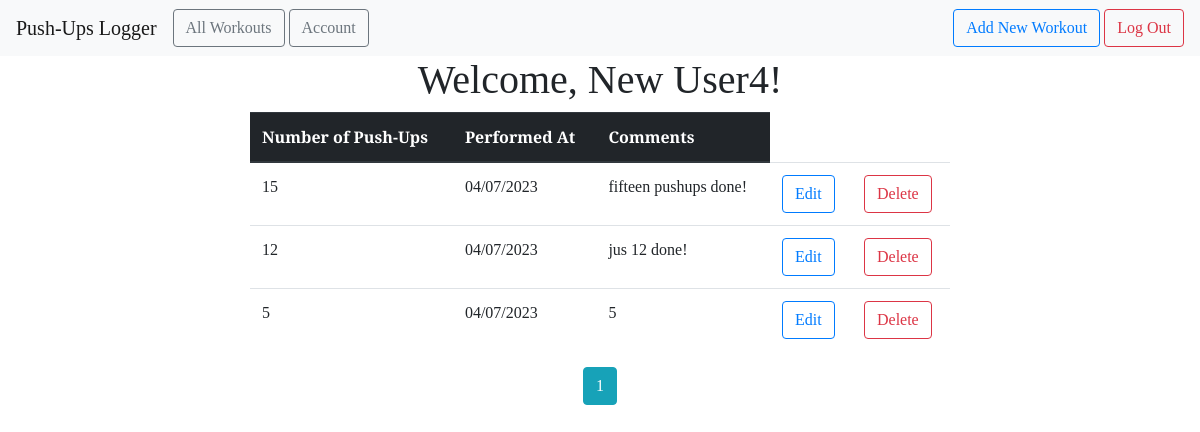
/all (signed in), run on the app's committed database.
### pushups_logger/models.py (models this page shows)
class User(db.Model, UserMixin):
    id = db.Column(db.Integer, primary_key=True)  # primary keys are required by SQLAlchemy
    email = db.Column(db.String(100), unique=True)
    password = db.Column(db.String(100))
    name = db.Column(db.String(1000))
    workouts = db.relationship('Workout', backref='author', lazy=True)

class Workout(db.Model):
    id = db.Column(db.Integer, primary_key=True)
    pushups = db.Column(db.Integer, nullable=False)
    date_posted = db.Column(db.DateTime, nullable=False, default=datetime.utcnow)
    comment = db.Column(db.Text, nullable=False)
    user_id = db.Column(db.Integer, db.ForeignKey('user.id'), nullable=False)

### pushups_logger/main.py (the view)
@main.route('/all')
@login_required
def user_workouts():
    page = request.args.get('page', 1, type=int)
    user = User.query.filter_by(email=current_user.email).first_or_404()
    workouts = Workout.query.filter_by(author=user).paginate(page=page, per_page=3)
    return render_template('all_workouts.html', workouts=workouts, user=user)

### pushups_logger/__init__.py (called while the page is built)
def create_app():
    app = Flask(__name__)
    app.config['SECRET_KEY'] = 'secret-key-goes-here'
    app.config['SQLALCHEMY_DATABASE_URI'] = 'sqlite:///' + os.path.join(os.getcwd(), 'pushups_logger/db.sqlite')
    db.init_app(app)
    login_manager = LoginManager()
    login_manager.login_view = 'auth.login'
    login_manager.init_app(app)
    from .models import User
    @login_manager.user_loader
    def load_user(user_id):
        return User.query.get(int(user_id))
    with app.app_context():
        db.create_all()
    from .main import main as main_blueprint
    app.register_blueprint(main_blueprint)
    from .auth import auth as auth_blueprint
    app.register_blueprint(auth_blueprint)
    return app

### pushups_logger/templates/all_workouts.html (shortened to what this page needs)
{% extends "base.html" %} {% block head %} {{ super() }}
<link
  rel="stylesheet"
  href="{{ url_for('static', filename= 'extended_beauty.css') }}"
/>
{% endblock %} {% block content %}
<center>
  <h1>
    Welcome, {{ user.name }}!
  </h1>
</center>
<center>
  <div>
    <table class="table table-hover" style="width: 700px;">
      <thead class="thead-dark">
        <tr>
          <th scope="col">Number of Push-Ups</th>
          <th scope="col">Performed At</th>
          <th scope="col">Comments</th>
        </tr>
      </thead>
      <tbody>
        {% for workout in workouts.items %}
        <tr>
          <td>{{ workout.pushups }}</td>
          <td>{{ workout.date_posted.strftime('%m/%d/%Y') }}</td>
          <td>{{ workout.comment }}</td>
          <td>
            <a
              href="{{ url_for('main.update_workout', workout_id=workout.id) }}"
              class="btn btn-outline-primary"
              role="button"
            >
              Edit
            </a>
          </td>
          <td>
            <a
            href="{{ url_for('main.delete_workout', workout_id=workout.id) }}"
              class="btn btn-outline-danger"
              role="button"
            >
              Delete
            </a>
          </td>
        </tr>
        {% endfor %}
      </tbody>
    </table>
    {% for page_num in workouts.iter_pages(left_edge=1, right_edge=1, left_current=1, right_current=1) %} {% if page_num %} {% if workouts.page == page_num %}
    <a
      class="btn btn-info mb-4"
      href="{{ url_for('main.user_workouts', page=page_num) }}"
      >{{ page_num }}</a
    >
    {% else %}
    <a
      class="btn btn-outline-info mb-4"
      href="{{ url_for('main.user_workouts', page=page_num) }}"
      >{{ page_num }}</a
    >
    {% endif %} {% else %} ... {% endif %} {% endfor %}
  </div>
</center>
{% endblock %}

### pushups_logger/static/beauty.css (style rules this page uses)
* { font-family: "Arvo", serif; }

### pushups_logger/static/extended_beauty.css (style rules this page uses)
h1, h2, h4, p { font-family: "Arvo", serif; }

### data on the page
User: name "New User4"
Workout: pushups "15", date_posted "04/07/2023", comment "fifteen pushups done!"
Workout: pushups "12", date_posted "04/07/2023", comment "jus 12 done!"
Workout: pushups "5", date_posted "04/07/2023", comment "5"

### other printed values
{{ page_num }} "1"
